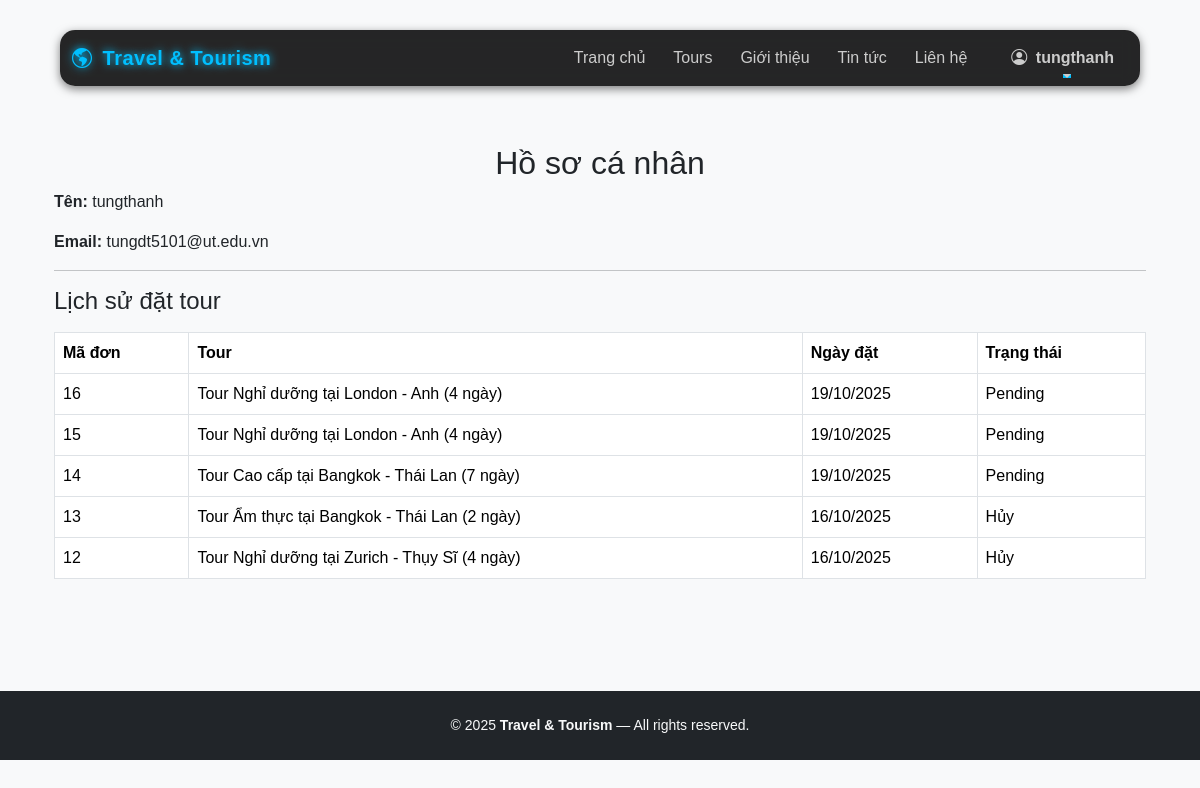
/profile/ (signed in), run on an earlier commit of the app's database.
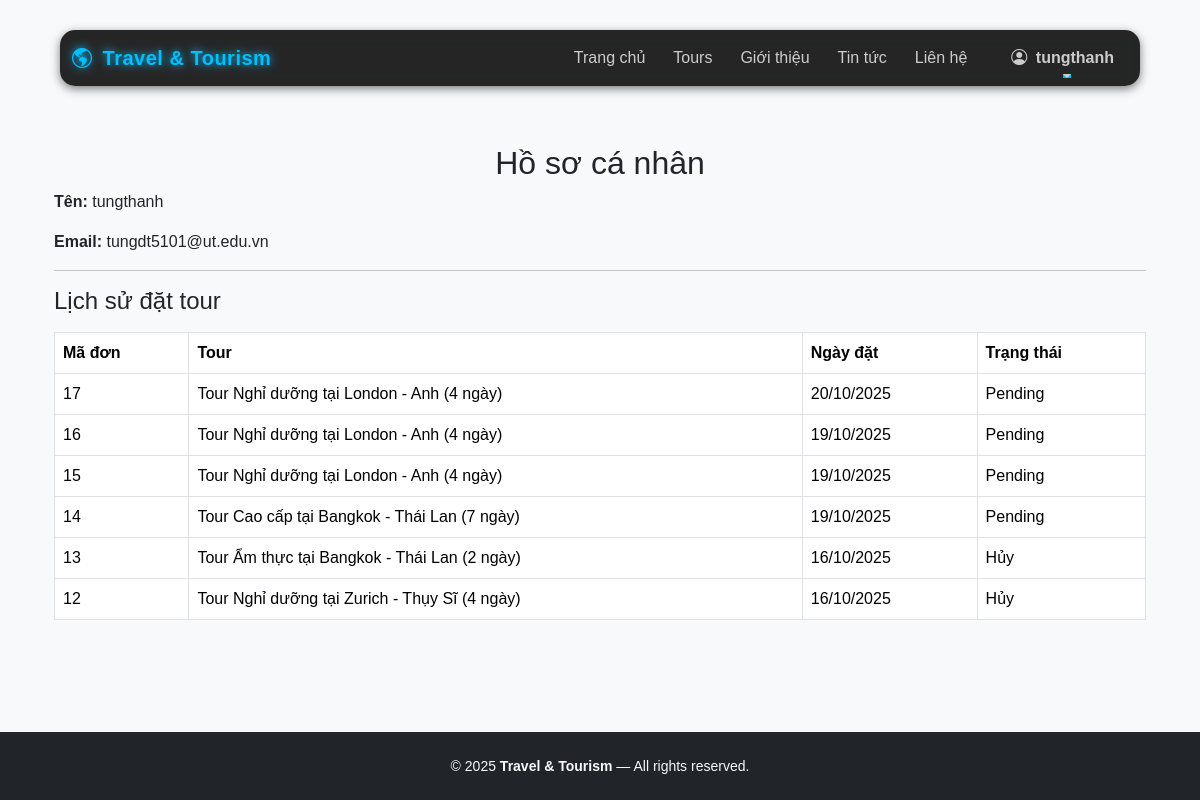
And on a later commit of the database.
### home/models.py (models this page shows, shortened)
class Booking(models.Model):
    tour = models.ForeignKey('Tour', on_delete=models.CASCADE, related_name='bookings')
    user = models.ForeignKey(User, on_delete=models.SET_NULL, null=True, blank=True)
    full_name = models.CharField(max_length=200)
    email = models.EmailField()
    phone = models.CharField(max_length=30, blank=True)
    pax = models.PositiveSmallIntegerField(default=1)  # số lượng người
    booking_date = models.DateField(default=timezone.now)
    status = models.CharField(max_length=50, default='Pending')  # Pending, Confirmed, Cancelled
    created_at = models.DateTimeField(auto_now_add=True)

class Tour(models.Model):
    destination = models.ForeignKey(
        Destination,
        on_delete=models.CASCADE,
        related_name='tours',
        verbose_name="Điểm đến"
    )
    title = models.CharField(max_length=250, verbose_name="Tên tour")
    price = models.DecimalField(max_digits=12, decimal_places=0, null=True, blank=True, verbose_name="Giá (VNĐ)")
    duration = models.CharField(max_length=100, blank=True, verbose_name="Thời lượng")
    schedule = models.TextField(blank=True, verbose_name="Lịch trình")
    image = models.ImageField(upload_to='tours/', null=True, blank=True, verbose_name="Ảnh tour")
    featured = models.BooleanField(default=False, verbose_name="Tour nổi bật")
    created_at = models.DateTimeField(auto_now_add=True)
    class Meta:
        ordering = ['-created_at']
        verbose_name = "Tour du lịch"
        verbose_name_plural = "Danh sách tour"

### home/views.py (the view, shortened to what this page needs)
# urls.py: path('profile/', views.profile, name='profile'),
@login_required
@login_required
def profile(request):
    bookings = Booking.objects.filter(user=request.user).order_by('-created_at')
    total_bookings = bookings.count()
    cancelled_bookings = bookings.filter(status='Hủy').count()
    completed_bookings = bookings.filter(status='Duyệt').count()
    context = {
        'bookings': bookings,
        'total_bookings': total_bookings,
        'cancelled_bookings': cancelled_bookings,
        'completed_bookings': completed_bookings,
    }
    if request.user.is_staff:
        context['admin_bookings'] = Booking.objects.all().order_by('-created_at')
    return render(request, 'profile.html', context)

### home/home/templates/profile.html
{% extends "base.html" %}
{% block content %}
<div class="container mt-5">
  <h2 class="text-center">Hồ sơ cá nhân</h2>
  <p><strong>Tên:</strong> {{ request.user.username }}</p>
  <p><strong>Email:</strong> {{ request.user.email }}</p>
  <hr>
  <h4>Lịch sử đặt tour</h4>
  {% if bookings %}
    <table class="table table-bordered mt-3">
      <thead>
        <tr>
          <th>Mã đơn</th>
          <th>Tour</th>
          <th>Ngày đặt</th>
          <th>Trạng thái</th>
        </tr>
      </thead>
      <tbody>
        {% for b in bookings %}
        <tr>
          <td>{{ b.id }}</td>
          <td>{{ b.tour.title }}</td>
          <td>{{ b.created_at|date:"d/m/Y" }}</td>
          <td>{{ b.status }}</td>
        </tr>
        {% endfor %}
      </tbody>
    </table>
  {% else %}
    <p>Bạn chưa có đơn đặt tour nào.</p>
  {% endif %}
</div>
{% endblock %}

What changed in the data, as far as the page shows it:
added Booking: id "17", tour "Tour Nghỉ dưỡng tại London - Anh (4 ngày)", created_at "20/10/2025", status "Pending"
